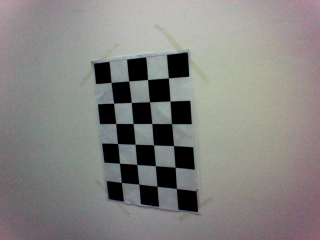
#> input picture calibration/camera_0/No10_Camera0.bmp, 320 x 240 px; its folder holds 5 pictures in this run
$ python calibration.py
#> lines starting #> are read from the running program, lines starting #| are printed output that depends on the picture; after the words box and inside, x2 and y2 are one past the last pixel; in counts of white or black regions, pixels touching at a corner belong together
import numpy as np
import cv2
import glob

# termination criteria
criteria = (cv2.TERM_CRITERIA_EPS + cv2.TERM_CRITERIA_MAX_ITER, 30, 0.001)

# prepare object points, like (0,0,0), (1,0,0), (2,0,0) ....,(6,5,0)
objp = np.zeros((4*6, 3), np.float32)
objp[:, :2] = np.mgrid[0:240:40, 0:160:40].T.reshape(-1, 2)

# Arrays to store object points and image points from all the images.
objpoints = [] # 3d point in real world space
imgpoints = [] # 2d points in image plane.

images = glob.glob('*.bmp')

for fname in images:
    img = cv2.imread(fname)
#> img is the input picture: shape (240, 320, 3); mean B, G, R 128.6, 131.1, 132.8
    gray = cv2.cvtColor(img, cv2.COLOR_BGR2GRAY)

    # Find the chess board corners
    ret, corners = cv2.findChessboardCorners(gray, (6,4),None)
#> ret = True; corners = 24 rows, first 8: [168.1, 77.84], [170.4, 100.6], [170.3, 122.1], [173.1, 146.2], [175.3, 167.4], [175.9, 188.7], [147.6, 79.38], [150.5, 102.7]

    # If found, add object points, image points (after refining them)
    if ret is True:
        objpoints.append(objp)

        corners2 = cv2.cornerSubPix(gray, corners, (5, 5), (-1, -1), criteria)
#> corners2 = 24 rows, first 8: [168.4, 77.82], [170, 100.9], [171.5, 123.6], [173.5, 145.6], [175.1, 167.3], [176.5, 188.5], [147.5, 79.49], [149.5, 101.8]
        imgpoints.append(corners2)

        # Draw and display the corners
        img = cv2.drawChessboardCorners(img, (6, 4), corners2, ret)
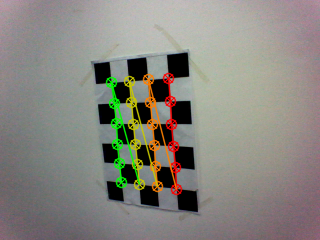
#> img: shape (240, 320, 3); 5.24% of pixels changed, all inside (x1, y1, x2, y2) = (105, 72, 183, 196)
        cv2.imshow('img', img)
        cv2.waitKey(500)
#> pass 2 of the loop `for fname in images:`:
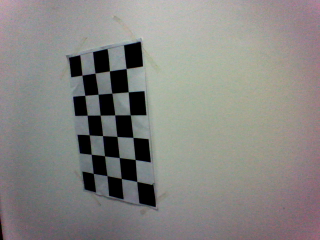
#> input picture calibration/camera_0/No11_Camera0.bmp, 320 x 240 px
#> img is the input picture: shape (240, 320, 3); mean B, G, R 130.2, 133.3, 134.9
#> corners = 24 rows, first 8: [126.2, 68.61], [128.5, 91.6], [131.1, 115.9], [132.8, 137.5], [135.8, 160.5], [137, 181.4], [109.3, 70.94], [112.8, 93.72]
#> corners2 = 24 rows, first 8: [126.1, 68.47], [128.2, 91.78], [130.2, 114.8], [132.9, 137.4], [135.2, 159.5], [136.8, 181.4], [109.4, 70.83], [111.9, 93.26]
#> `img = cv2.drawChessboardCorners(img, (6, 4), corners2, ret)`:
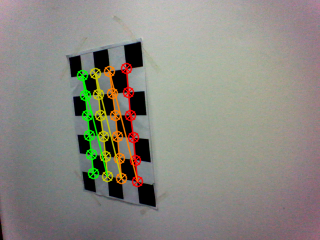
#> img: shape (240, 320, 3); 5.1% of pixels changed, all inside (x1, y1, x2, y2) = (76, 62, 144, 188)
#> pass 3 of the loop `for fname in images:`:
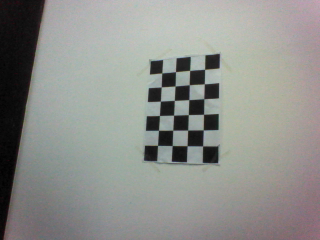
#> input picture calibration/camera_0/No12_Camera0.bmp, 320 x 240 px
#> img is the input picture: shape (240, 320, 3); mean B, G, R 140.3, 144.4, 143.1
#> corners = 24 rows, first 8: [204.7, 69.22], [204.4, 83.62], [203.8, 98.53], [203.2, 114.5], [203.5, 130.5], [203, 145.7], [189.8, 70.21], [189.5, 85.17]
#> corners2 = 24 rows, first 8: [204.6, 69.27], [204.3, 83.82], [203.7, 98.7], [203.5, 114.3], [203.3, 129.9], [202.7, 145.9], [189.6, 70.38], [189.2, 84.77]
#> `img = cv2.drawChessboardCorners(img, (6, 4), corners2, ret)`:
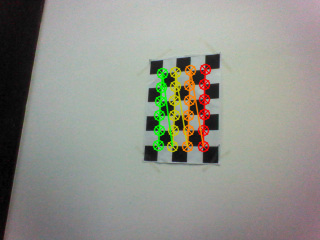
#> img: shape (240, 320, 3); 4.32% of pixels changed, all inside (x1, y1, x2, y2) = (152, 63, 212, 153)
#> the loop made 5 passes; the first 3 are shown

cv2.destroyAllWindows()

ret, mtx, dist, rvecs, tvecs = cv2.calibrateCamera(objpoints, imgpoints, gray.shape[::-1], None, None)

np.savez('camera.npz', mtx=mtx, dist=dist, rvecs=rvecs, tvecs=tvecs)

img = cv2.imread('No8_Camera0.bmp')
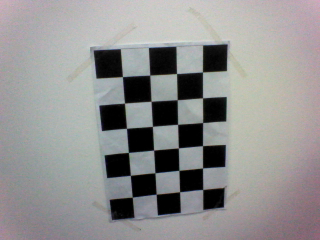
#> input picture calibration/camera_0/No8_Camera0.bmp, 320 x 240 px
#> img is the input picture: shape (240, 320, 3); mean B, G, R 144.3, 144.8, 145.7
newcameramtx, roi=cv2.getOptimalNewCameraMatrix(mtx, dist, (320, 240), 1, (320, 240))

# undistort
dst = cv2.undistort(img, mtx, dist, None, newcameramtx)
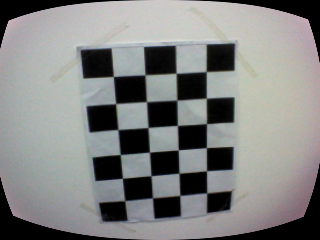
#> dst: shape (240, 320, 3); mean B, G, R 129.9, 131, 130.3
cv2.imwrite('calibresult.png',dst)
